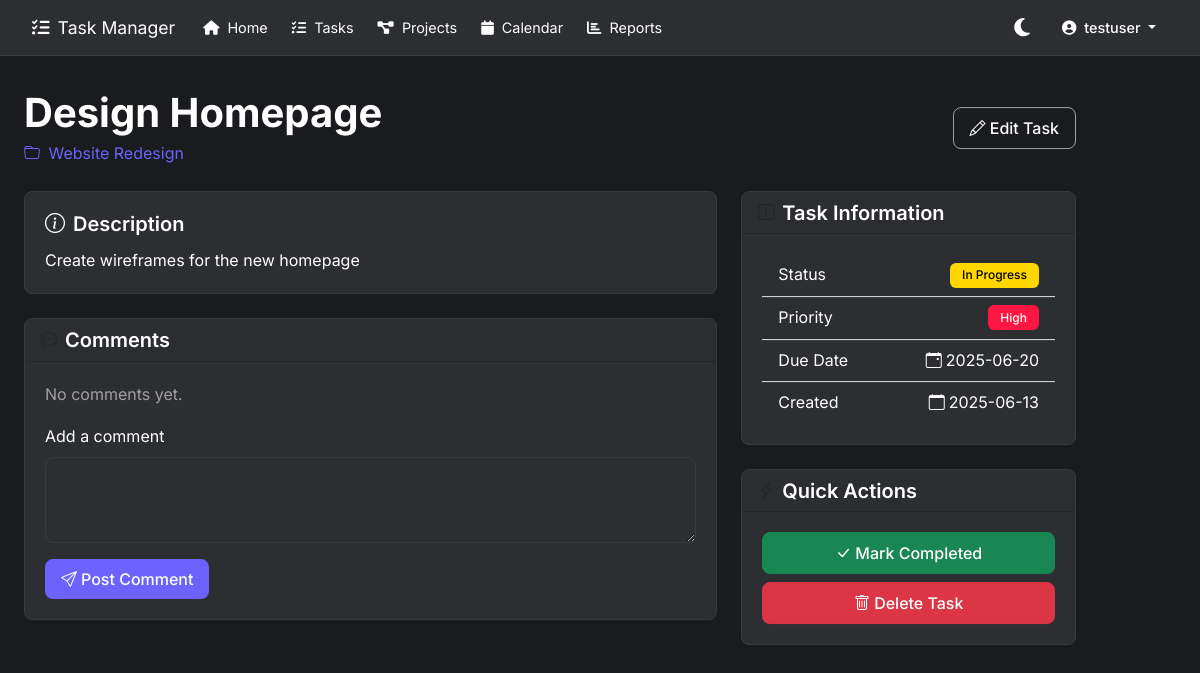
The page /task.php?id=1 (signed in) on the database its author committed.
### tables this page shows
CREATE TABLE IF NOT EXISTS tasks (
    task_id INT AUTO_INCREMENT PRIMARY KEY,
    project_id INT NOT NULL,
    user_id INT NOT NULL,
    title VARCHAR(100) NOT NULL,
    description TEXT,
    status ENUM('To Do', 'In Progress', 'Completed') DEFAULT 'To Do',
    priority ENUM('Low', 'Medium', 'High') DEFAULT 'Medium',
    due_date DATE,
    created_at TIMESTAMP DEFAULT CURRENT_TIMESTAMP,
    updated_at TIMESTAMP DEFAULT CURRENT_TIMESTAMP ON UPDATE CURRENT_TIMESTAMP,
    completed_at TIMESTAMP NULL DEFAULT NULL,
    FOREIGN KEY (project_id) REFERENCES projects(project_id) ON DELETE CASCADE,
    FOREIGN KEY (user_id) REFERENCES users(user_id) ON DELETE CASCADE
);

CREATE TABLE IF NOT EXISTS projects (
    project_id INT AUTO_INCREMENT PRIMARY KEY,
    user_id INT NOT NULL,
    name VARCHAR(100) NOT NULL,
    description TEXT,
    status ENUM('Planning', 'In Progress', 'Completed') DEFAULT 'Planning',
    created_at TIMESTAMP DEFAULT CURRENT_TIMESTAMP,
    updated_at TIMESTAMP DEFAULT CURRENT_TIMESTAMP ON UPDATE CURRENT_TIMESTAMP,
    completed_at TIMESTAMP NULL DEFAULT NULL,
    FOREIGN KEY (user_id) REFERENCES users(user_id) ON DELETE CASCADE
);

### task.php (the view, shortened to what this page needs)
<?php
require_once 'config/db_connect.php';
$task_id = $_GET['id'];
$stmt = $pdo->prepare("
    SELECT t.*, p.name AS project_name, p.project_id
    FROM tasks t
    JOIN projects p ON t.project_id = p.project_id
    WHERE t.task_id = ? AND p.user_id = ?
");
$stmt->execute([$task_id, $_SESSION['user_id']]);
$task = $stmt->fetch();
$stmt = $pdo->prepare("
    SELECT c.*, u.username
    FROM task_comments c
    JOIN users u ON c.user_id = u.user_id
    WHERE c.task_id = ?
    ORDER BY c.created_at ASC
");
$stmt->execute([$task_id]);
$comments = $stmt->fetchAll();
?>
<!DOCTYPE html>
<html lang="en">
<head>
    <?php include 'links.php'; ?>
</head>
<body>
    <div class="container-fluid">
        <div class="row vh-100">
            <div class="col-md-10 col-lg-11 p-4">
                <div class="task-card">
                    <div class="d-flex justify-content-between align-items-center mb-4">
                        <div>
                            <h1 class="fw-bold mb-1"><?php echo htmlspecialchars($task['title']); ?></h1>
                            <p class="text-muted mb-0">
                                <a href="project.php?id=<?php echo $task['project_id']; ?>" class="text-decoration-none">
                                    <i class="bi bi-folder me-1"></i> <?php echo htmlspecialchars($task['project_name']); ?>
                                </a>
                            </p>
                        </div>
                        <div>
                            <button class="btn btn-outline-primary" data-bs-toggle="modal" data-bs-target="#editTaskModal">
                                <i class="bi bi-pencil"></i> Edit Task
                            </button>
                        </div>
                    </div>
                    <div class="row mb-4">
                        <div class="col-lg-8">
                            <div class="card mb-4">
                                <div class="card-body">
                                    <h5 class="card-title"><i class="bi bi-info-circle me-2"></i>Description</h5>
                                    <p class="card-text">
                                        <?php echo !empty($task['description']) ?
                                            nl2br(htmlspecialchars($task['description'])) :
                                            '<em class="text-secondary">No description provided</em>'; ?>
                                    </p>
                                </div>
                            </div>
                            <div class="card">
                                <div class="card-header d-flex align-items-center">
                                    <i class="bi bi-chat-dots me-2"></i>
                                    <h5 class="mb-0">Comments</h5>
                                </div>
                                <div class="card-body">
                                    <?php if (empty($comments)): ?>
                                        <p class="text-muted">No comments yet.</p>
                                    <?php endif; ?>
                                    <form action="add_comment.php" method="post" class="mt-3">
                                        <div class="mb-3">
                                            <label for="comment" class="form-label">Add a comment</label>
                                            <textarea class="form-control" id="comment" name="comment" rows="3" required></textarea>
                                        </div>
                                        <button type="submit" class="btn btn-primary"><i class="bi bi-send me-1"></i>Post Comment</button>
                                    </form>
                                </div>
                            </div>
                        </div>
                        <div class="col-lg-4">
                            <div class="card mb-4">
                                <div class="card-header d-flex align-items-center">
                                    <i class="bi bi-info-square me-2"></i>
                                    <h5 class="mb-0">Task Information</h5>
                                </div>
                                <div class="card-body">
                                    <ul class="list-group list-group-flush">
                                        <li class="list-group-item d-flex justify-content-between align-items-center bg-transparent">
                                            <span>Status</span>
                                            <span class="badge bg-<?php
                                                echo ($task['status'] == 'Completed') ? 'success' :
                                                    (($task['status'] == 'In Progress') ? 'warning' : 'info');
                                            ?>">
                                                <?php echo htmlspecialchars($task['status']); ?>
                                            </span>
                                        </li>
                                        <li class="list-group-item d-flex justify-content-between align-items-center bg-transparent">
                                            <span>Priority</span>
                                            <span class="badge bg-<?php
                                                echo ($task['priority'] == 'High') ? 'danger' :
                                                    (($task['priority'] == 'Medium') ? 'warning' : 'secondary');
                                            ?>">
                                                <?php echo htmlspecialchars($task['priority']); ?>
                                            </span>
                                        </li>
                                        <li class="list-group-item d-flex justify-content-between align-items-center bg-transparent">
                                            <span>Due Date</span>
                                            <?php if($task['due_date']): ?>
                                                <span class="<?php echo strtotime($task['due_date']) < time() &&
                                                    $task['status'] != 'Completed' ? 'text-danger fw-bold' : ''; ?>">
                                                    <i class="bi bi-calendar-event me-1"></i><?php echo date('Y-m-d', strtotime($task['due_date'])); ?>
                                                </span>
                                            <?php else: ?>
                                                <span class="text-muted">Not set</span>
                                            <?php endif; ?>
                                        </li>
                                        <li class="list-group-item d-flex justify-content-between align-items-center bg-transparent">
                                            <span>Created</span>
                                            <span><i class="bi bi-calendar me-1"></i><?php echo date('Y-m-d', strtotime($task['created_at'])); ?></span>
                                        </li>
                                    </ul>
                                </div>
                            </div>
                            <div class="card">
                                <div class="card-header d-flex align-items-center">
                                    <i class="bi bi-lightning-charge me-2"></i>
                                    <h5 class="mb-0">Quick Actions</h5>
                                </div>
                                <div class="card-body">
                                    <div class="d-grid gap-2">
                                        <?php if ($task['status'] != 'Completed'): ?>
                                            <a href="update_task_status.php?id=<?php echo $task_id; ?>&status=Completed" class="btn btn-success">
                                                <i class="bi bi-check-lg"></i> Mark Completed
                                            </a>
                                        <?php else: ?>
                                            <a href="update_task_status.php?id=<?php echo $task_id; ?>&status=To Do" class="btn btn-info">
                                                <i class="bi bi-arrow-repeat"></i> Reopen Task
                                            </a>
                                        <?php endif; ?>
                                        <button type="button" class="btn btn-danger" data-bs-toggle="modal" data-bs-target="#deleteTaskModal">
                                            <i class="bi bi-trash"></i> Delete Task
                                        </button>
                                    </div>
                                </div>
                            </div>
                        </div>
                    </div>
                </div>
            </div>
        </div>
    </div>
</body>
</html>

### style.css (style rules this page uses)
:root { --primary-color: #6C63FF; --secondary-color: #FF6584; --accent-color: #00D9F5; --background-dark: #1A1B1E; --card-bg: #2D2E32; --text-primary: #FFFFFF; --text-secondary: #A0A0A0; --success-color: #00C853; --warning-color: #FFD600; --danger-color: #FF1744; --border-radius: 12px; --transition: all 0.3s ease; --border-color: #3A3B3F; }
body { background-color: var(--background-dark); color: var(--text-primary); font-family: 'Inter', sans-serif; line-height: 1.6; }
h1, h2, h3, h4, h5, h6 { color: var(--text-primary); font-weight: 600; }
p, span, div { color: var(--text-primary); }
.text-muted { color: var(--text-secondary) !important; }
.card { background-color: var(--card-bg); border: 1px solid var(--border-color); border-radius: 8px; transition: all 0.3s ease; opacity: 1 !important; }
.card-body { padding: 1.25rem; }
.card-title { color: var(--text-primary) !important; font-weight: 600; margin-bottom: 0.75rem; }
.card-text { color: var(--text-primary) !important; margin-bottom: 1rem; }
.btn { border-radius: 8px; padding: 8px 16px; font-weight: 500; transition: var(--transition); }
.btn-primary { background-color: var(--primary-color); border: none; color: white; }
.form-control, .form-select { background-color: var(--card-bg); border: 1px solid #3A3B3F; color: var(--text-primary); border-radius: 8px; }
.form-label { color: var(--text-primary); }
.navbar { background-color: var(--card-bg) !important; border-bottom: 1px solid #3A3B3F; padding: 0.5rem 1rem; height: auto; }
.navbar-brand { font-size: 1.1rem; padding: 0.25rem 0; color: var(--text-primary) !important; }
.nav-link { padding: 0.25rem 0.75rem !important; font-size: 0.9rem; color: var(--text-primary) !important; }
.badge { padding: 6px 12px; border-radius: 6px; font-weight: 500; }
.bg-warning { background-color: var(--warning-color) !important; color: #000 !important; }
.task-card { animation: fadeIn 0.3s ease-out; opacity: 1 !important; transition: all 0.3s ease; }
.task-card .card { background-color: var(--card-bg); opacity: 1 !important; }
.task-card .card-body { opacity: 1 !important; }
.task-card .card-title, .task-card .card-text { color: var(--text-primary) !important; opacity: 1 !important; }
a { color: var(--primary-color); text-decoration: none; transition: var(--transition); }
.bg-danger { background-color: var(--danger-color) !important; color: white !important; }
.task-card .badge { font-weight: 500; padding: 0.4rem 0.75rem; }
.task-card .btn-outline-primary, .task-card .btn-outline-secondary, .task-card .btn-outline-danger { color: var(--text-primary); border-color: var(--text-secondary); }
.task-card .bg-danger { background-color: var(--danger-color) !important; color: white !important; }
.task-card .bg-warning { background-color: var(--warning-color) !important; color: #000 !important; }

### rows shown on the page
tasks: title "Design Homepage", project.name "Website Redesign", description "Create wireframes for the new homepage", status "In Progress", priority "High", due_date "2025-06-20", created_at "2025-06-13"
